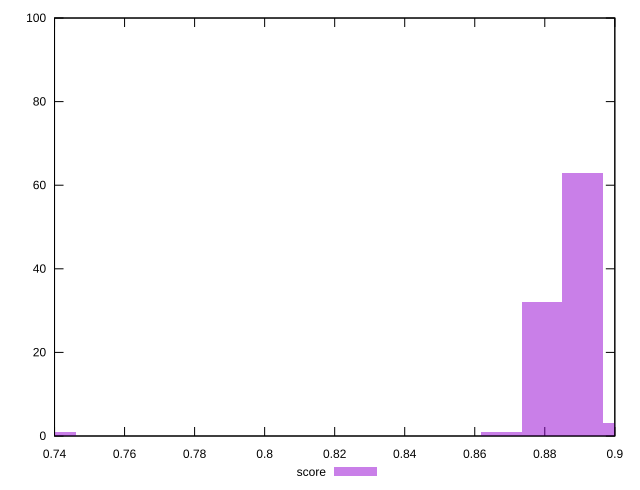

This chart was generated by the following gnuplot code:
reset

$score <<EOF
0.740371347826861 1
0.9023275801639868 3
0.8907592778541921 63
0.8791909755443974 32
0.8676226732346027 1
EOF

set key outside below
set boxwidth 0.011568302309794703
set xrange [0.74:0.9]
set yrange [0:100]
set trange [0:100]
set style fill transparent solid 0.5 noborder
set terminal svg size 640, 490 enhanced background rgb 'white'
set output "reports/report_00031_2021-02-24T23-18-18.084Z/mainthread-work-breakdown/samples/astro/score/histogram.svg"

plot $score title "score" with boxes

reset
